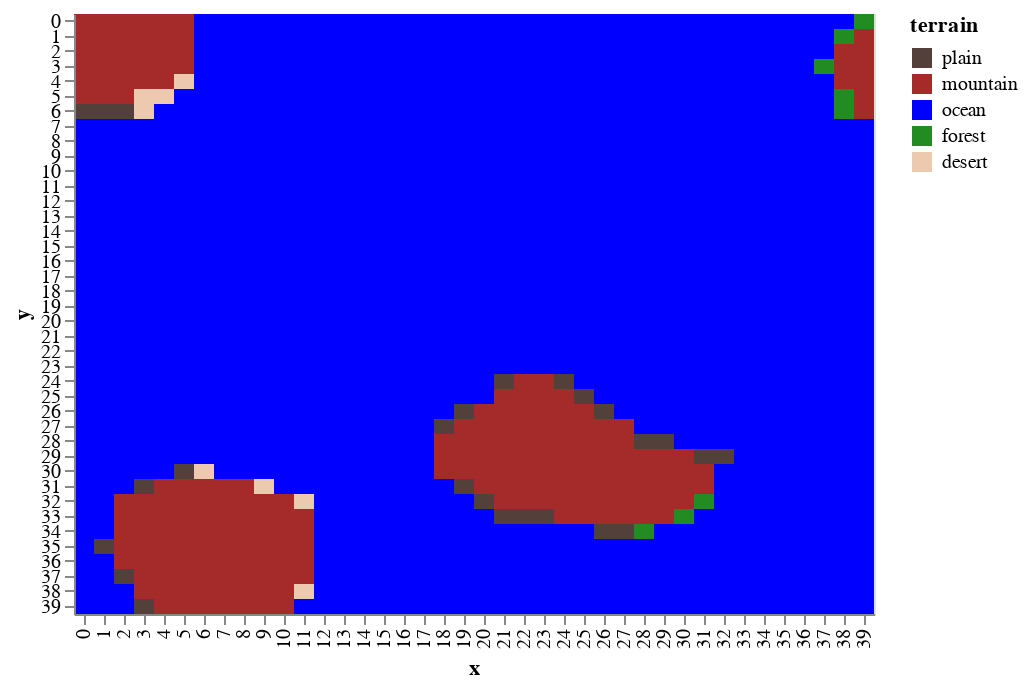

Here is the notebook cell this chart was saved with:
### Markdown cell above
The amount of rainfal in the world determines if the area will become a forest or a desert. This can be set from the `landscape` parameters.

### Code cell
world.df_features['terrain'] = world.df_features.apply(lambda x: w.set_ecology(x,landscape),axis =1 )
draw.drawterrainadvanced(world.df_features)

### Figure 1 — Vega-Lite specification as saved in the notebook (floating-point values rounded to 4 significant figures; data arrays with more than 128 entries replaced by an {"elided": "..."} marker saying what was removed)
{"$schema": "https://vega.github.io/schema/vega-lite/v2.6.0.json", "config": {"view": {"height": 300, "width": 400}}, "data": {"name": "data-f4514552558112e46343e4ab467e2f4d"}, "datasets": {"data-f4514552558112e46343e4ab467e2f4d": {"elided": "1600 records"}}, "encoding": {"color": {"field": "terrain", "scale": {"domain": ["plain", "mountain", "ocean", "forest", "desert"], "range": ["#53403B", "brown", "blue", "#228b22", "#edc9af"]}, "type": "nominal"}, "x": {"field": "x", "type": "ordinal"}, "y": {"field": "y", "type": "ordinal"}}, "mark": "rect"}
